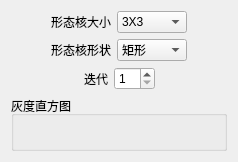
                  <widget class="QWidget" name="page_dilat">
                   <layout class="QVBoxLayout" name="verticalLayout_26" stretch="0,0,0,9">
                    <item>
                     <layout class="QHBoxLayout" name="horizontalLayout_33">
                      <item>
                       <spacer name="horizontalSpacer_21">
                        <property name="orientation">
                         <enum>Qt::Horizontal</enum>
                        </property>
                        <property name="sizeHint" stdset="0">
                         <size>
                          <width>40</width>
                          <height>20</height>
                         </size>
                        </property>
                       </spacer>
                      </item>
                      <item>
                       <widget class="QLabel" name="label_25">
                        <property name="text">
                         <string>形态核大小</string>
                        </property>
                       </widget>
                      </item>
                      <item>
                       <widget class="QComboBox" name="dilat_comboBox_size">
                        <property name="minimumSize">
                         <size>
                          <width>70</width>
                          <height>0</height>
                         </size>
                        </property>
                        <property name="maximumSize">
                         <size>
                          <width>70</width>
                          <height>16777215</height>
                         </size>
                        </property>
                        <item>
                         <property name="text">
                          <string>3X3</string>
                         </property>
                        </item>
                        <item>
                         <property name="text">
                          <string>5X5</string>
                         </property>
                        </item>
                        <item>
                         <property name="text">
                          <string>7X7</string>
                         </property>
                        </item>
                        <item>
                         <property name="text">
                          <string>9X9</string>
                         </property>
                        </item>
                        <item>
                         <property name="text">
                          <string>11X11</string>
                         </property>
                        </item>
                        <item>
                         <property name="text">
                          <string>13X13</string>
                         </property>
                        </item>
                        <item>
                         <property name="text">
                          <string>15X15</string>
                         </property>
                        </item>
                        <item>
                         <property name="text">
                          <string>17X17</string>
                         </property>
                        </item>
                        <item>
                         <property name="text">
                          <string>19X19</string>
                         </property>
                        </item>
                        <item>
                         <property name="text">
                          <string>21X21</string>
                         </property>
                        </item>
                        <item>
                         <property name="text">
                          <string>23X23</string>
                         </property>
                        </item>
                        <item>
                         <property name="text">
                          <string>25X25</string>
                         </property>
                        </item>
                       </widget>
                      </item>
                      <item>
                       <spacer name="horizontalSpacer_22">
                        <property name="orientation">
                         <enum>Qt::Horizontal</enum>
                        </property>
                        <property name="sizeHint" stdset="0">
                         <size>
                          <width>40</width>
                          <height>20</height>
                         </size>
                        </property>
                       </spacer>
                      </item>
                     </layout>
                    </item>
                    <item>
                     <layout class="QHBoxLayout" name="horizontalLayout_32">
                      <item>
                       <spacer name="horizontalSpacer_19">
                        <property name="orientation">
                         <enum>Qt::Horizontal</enum>
                        </property>
                        <property name="sizeHint" stdset="0">
                         <size>
                          <width>40</width>
                          <height>20</height>
                         </size>
                        </property>
                       </spacer>
                      </item>
                      <item>
                       <widget class="QLabel" name="label_24">
                        <property name="text">
                         <string>形态核形状</string>
                        </property>
                       </widget>
                      </item>
                      <item>
                       <widget class="QComboBox" name="dilat_comboBox_shape">
                        <property name="minimumSize">
                         <size>
                          <width>70</width>
                          <height>0</height>
                         </size>
                        </property>
                        <property name="maximumSize">
                         <size>
                          <width>70</width>
                          <height>16777215</height>
                         </size>
                        </property>
                        <item>
                         <property name="text">
                          <string>矩形</string>
                         </property>
                        </item>
                        <item>
                         <property name="text">
                          <string>椭圆</string>
                         </property>
                        </item>
                        <item>
                         <property name="text">
                          <string>十字交叉</string>
                         </property>
                        </item>
                       </widget>
                      </item>
                      <item>
                       <spacer name="horizontalSpacer_20">
                        <property name="orientation">
                         <enum>Qt::Horizontal</enum>
                        </property>
                        <property name="sizeHint" stdset="0">
                         <size>
                          <width>40</width>
                          <height>20</height>
                         </size>
                        </property>
                       </spacer>
                      </item>
                     </layout>
                    </item>
                    <item>
                     <layout class="QHBoxLayout" name="horizontalLayout_31">
                      <item>
                       <spacer name="horizontalSpacer_17">
                        <property name="orientation">
                         <enum>Qt::Horizontal</enum>
                        </property>
                        <property name="sizeHint" stdset="0">
                         <size>
                          <width>40</width>
                          <height>20</height>
                         </size>
                        </property>
                       </spacer>
                      </item>
                      <item>
                       <widget class="QLabel" name="label_23">
                        <property name="text">
                         <string>迭代</string>
                        </property>
                       </widget>
                      </item>
                      <item>
                       <widget class="QSpinBox" name="dilat_spinBox">
                        <property name="minimum">
                         <number>1</number>
                        </property>
                        <property name="maximum">
                         <number>99</number>
                        </property>
                       </widget>
                      </item>
                      <item>
                       <spacer name="horizontalSpacer_18">
                        <property name="orientation">
                         <enum>Qt::Horizontal</enum>
                        </property>
                        <property name="sizeHint" stdset="0">
                         <size>
                          <width>40</width>
                          <height>20</height>
                         </size>
                        </property>
                       </spacer>
                      </item>
                     </layout>
                    </item>
                    <item>
                     <widget class="QGroupBox" name="groupBox_10">
                      <property name="title">
                       <string>灰度直方图</string>
                      </property>
                      <layout class="QVBoxLayout" name="verticalLayout_25">
                       <item>
                        <widget class="QLabel" name="dilat_label_histImage">
                         <property name="text">
                          <string/>
                         </property>
                        </widget>
                       </item>
                      </layout>
                     </widget>
                    </item>
                   </layout>
                  </widget>
